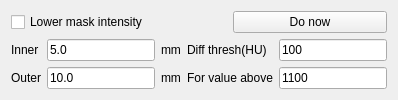
          <widget class="QWidget" name="tab_2">
           <attribute name="title">
            <string>Mask Intensity Correction</string>
           </attribute>
           <layout class="QGridLayout" name="gridLayout_3">
            <item row="2" column="0">
             <widget class="QLabel" name="label_44">
              <property name="text">
               <string>Inner</string>
              </property>
             </widget>
            </item>
            <item row="2" column="1">
             <widget class="QLineEdit" name="lineEditThermoInner">
              <property name="text">
               <string>5.0</string>
              </property>
             </widget>
            </item>
            <item row="2" column="2">
             <widget class="QLabel" name="label_45">
              <property name="text">
               <string>mm</string>
              </property>
             </widget>
            </item>
            <item row="3" column="0">
             <widget class="QLabel" name="label_46">
              <property name="text">
               <string>Outer</string>
              </property>
             </widget>
            </item>
            <item row="3" column="1">
             <widget class="QLineEdit" name="lineEditThermoOuter">
              <property name="text">
               <string>10.0</string>
              </property>
             </widget>
            </item>
            <item row="3" column="2">
             <widget class="QLabel" name="label_50">
              <property name="text">
               <string>mm</string>
              </property>
             </widget>
            </item>
            <item row="3" column="5">
             <widget class="QLineEdit" name="lineEditiNoTouchThreshold">
              <property name="text">
               <string>1100</string>
              </property>
             </widget>
            </item>
            <item row="0" column="0" colspan="4">
             <widget class="QCheckBox" name="checkBoxRemoveMaskAfterCor">
              <property name="text">
               <string>Lower mask intensity</string>
              </property>
              <property name="checked">
               <bool>false</bool>
              </property>
             </widget>
            </item>
            <item row="0" column="4" colspan="2">
             <widget class="QPushButton" name="pushButtonDoLowerMask">
              <property name="text">
               <string>Do now</string>
              </property>
             </widget>
            </item>
            <item row="2" column="5">
             <widget class="QLineEdit" name="lineEditRawCorThre">
              <property name="text">
               <string>100</string>
              </property>
             </widget>
            </item>
            <item row="2" column="3" colspan="2">
             <widget class="QLabel" name="label_51">
              <property name="text">
               <string>Diff thresh(HU)</string>
              </property>
             </widget>
            </item>
            <item row="3" column="3" colspan="2">
             <widget class="QLabel" name="label_52">
              <property name="text">
               <string>For value above</string>
              </property>
             </widget>
            </item>
           </layout>
          </widget>
